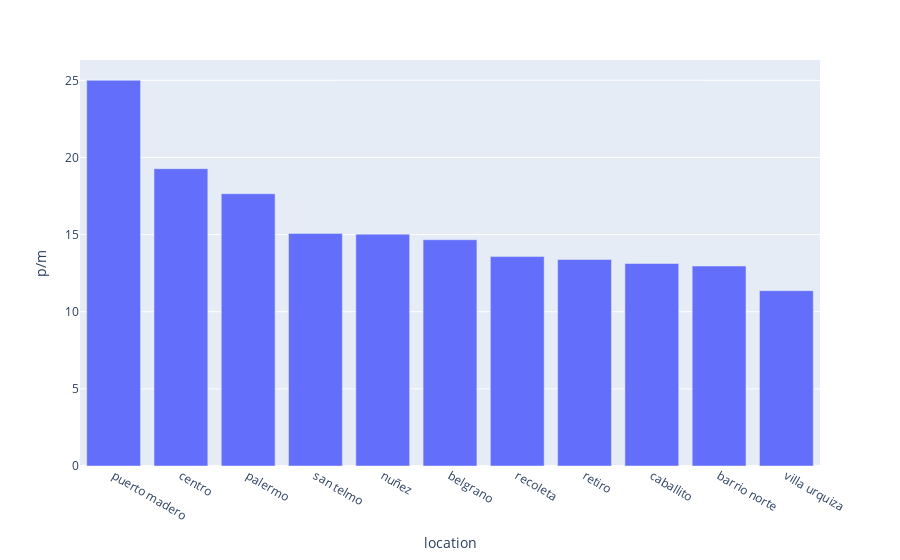

Notebook code for this chart:
### Code cell
median_price_dolar = df2_dolar.groupby("location")["p/m"]\
.median().reset_index()
px.bar(
    median_price_dolar,
    x="location",
    y="p/m",
    labels={"x": "bario", "value": "p/m"}
).update_xaxes(categoryorder="total descending")

### Figure 1 — Plotly figure (JSON) as saved in the notebook; plotly's stock layout.template omitted (floating-point values rounded to 4 significant figures)
{"data": [{"alignmentgroup": "True", "hovertemplate": "location=%{x}<br>p/m=%{y}<extra></extra>", "legendgroup": "", "marker": {"color": "#636efa", "pattern": {"shape": ""}}, "name": "", "offsetgroup": "", "orientation": "v", "showlegend": false, "textposition": "auto", "type": "bar", "x": ["barrio norte", "belgrano", "caballito", "centro", "nuñez", "palermo", "puerto madero", "recoleta", "retiro", "san telmo", "villa urquiza"], "xaxis": "x", "y": [12.96, 14.67, 13.13, 19.27, 15.03, 17.65, 25, 13.57, 13.39, 15.08, 11.36], "yaxis": "y"}], "layout": {"barmode": "relative", "legend": {"tracegroupgap": 0}, "margin": {"t": 60}, "xaxis": {"anchor": "y", "categoryorder": "total descending", "domain": [0, 1], "title": {"text": "location"}}, "yaxis": {"anchor": "x", "domain": [0, 1], "title": {"text": "p/m"}}}}
